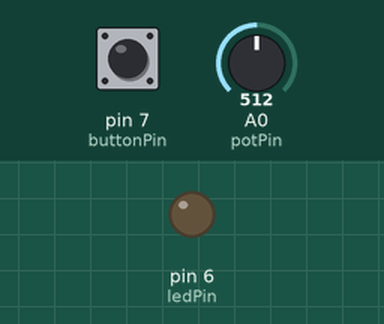
This sketch was run on a simulated Arduino Uno, built with avr-gcc and run on an emulated ATmega328P. Shown: output pins drawn as LEDs (lit = HIGH). Inputs (shaded band) come from the test bench; at power-on: pin 7 (buttonPin) HIGH, A0 (potPin) = 512.

Above: at 1.2 s.
1.3 s: pin 7 (buttonPin) pulled LOW for 0.15 s
At 1.37 s:
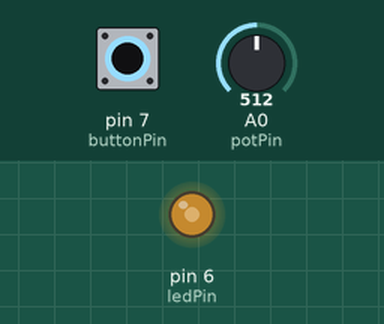
2.9 s: pin 7 (buttonPin) pulled LOW for 3.2 s
At 7.2 s:
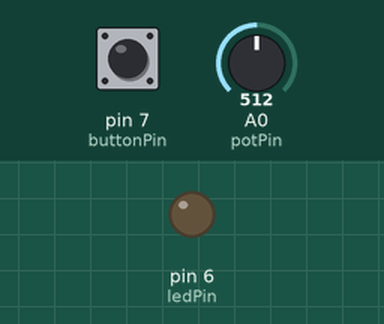
Timing chart, 0 to 8.7 s (numbered marks = the images above; inputs shaded):
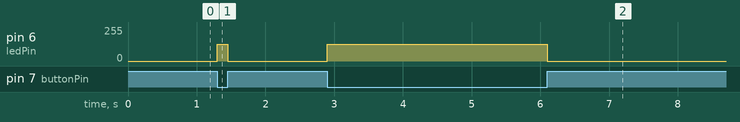

The sketch:

potentiometer_led.ino
```cpp
/*
  LED Brightness Control

  This program let's the user control the LED brightness with a Potentiometer.

  Potentiometer Asigned to Pin A0
  Push-button Asigned to Pin 7
  LED to Pin 6

  The circuit:
  1 LED
  1 Push-button
  1 Potentiometer

  Connect Pin 1 of the Potentiometer to GND
  Connect Pin 2 of the Potentiometer to A0
  Connect Pin 3 of the Potentiometer to VCC

  Created 10/3/19
  By Miguel Osuna
  Modified: -/-/-
  By: -----------
*/

#define ledPin 6
#define buttonPin 7
#define potPin A0

void setup()
{
    // Define all the components
    pinMode(ledPin, OUTPUT);
    pinMode(buttonPin, INPUT_PULLUP);
    pinMode(potPin, INPUT);
}

void loop()
{
    // Read the values from both the Potenciometer and the Push-button
    int reading = analogRead(potPin);
    int buttonStatus = digitalRead(buttonPin);

    // Convert from 10 bit resolution, to 8 bit resolution
    reading = map(reading, 0, 1024, 0, 255);

    // Write the PWM value converted from the Potentiometer into the LED
    if(buttonStatus == LOW)
        analogWrite(ledPin, reading);
    else
        digitalWrite(ledPin, LOW);
}
```

Measured:
- after the input at 1.3 s, pin 6 (ledPin): 0/255 → 127/255 at once, → 0/255 0.15 s later
- after the input at 2.9 s, pin 6 (ledPin): 0/255 → 127/255 at once, → 0/255 3.2 s later
